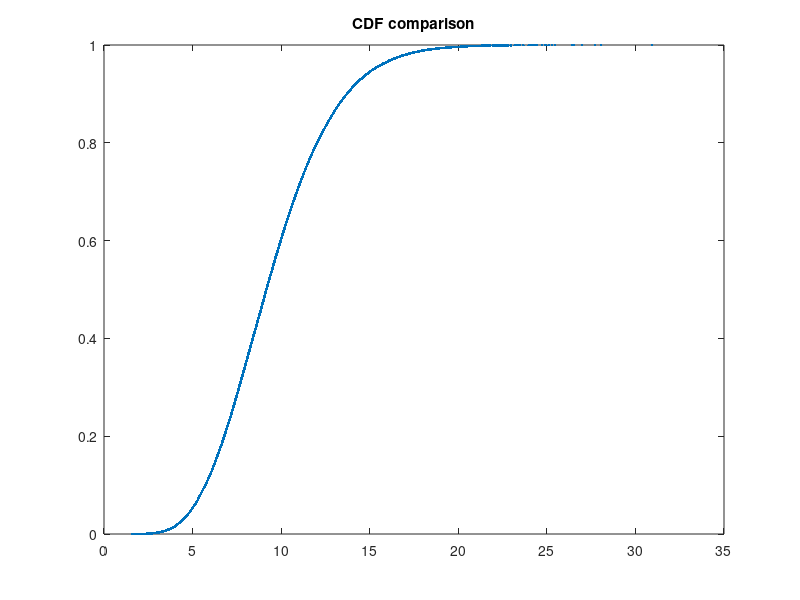

The MATLAB source for this figure: (Note: this script raises an error after producing the figure.)
clear all;
close all;
clc;
format long;

fID = fopen("TraceA-II.txt", 'r');
Tr = fscanf(fID, "%f\n",[1 Inf]);
Tr = Tr';

Dim = size(Tr, 1);
FirstMoment = mean(Tr)
SecondMoment = sum(Tr.^2)/Dim
ThirdMoment = sum(Tr.^3)/Dim
cv = std(Tr)/FirstMoment;
X_axes = (0:(floor(max(Tr))+1)*10)/10;
plot(sort(Tr), (1:Dim)/Dim, ".", 'DisplayName', 'Empirical');
title("CDF comparison");
hold on;


% Uniform
a = FirstMoment - sqrt(12*(SecondMoment - FirstMoment^2))/2;
b = FirstMoment + sqrt(12*(SecondMoment - FirstMoment^2))/2;
plot(X_axes, Unif_cdf(X_axes, [a,b]), "Red", 'DisplayName', 'Uniform');

% Exponential
lambdaExp = 1/FirstMoment;
plot(X_axes, Exp_cdf(X_axes, lambdaExp), "Green", 'DisplayName', 'Exponential');

% Erlang, deve avere cv <= 1
% cv = 1/(k^(1/2))
k = round((FirstMoment^2)/(SecondMoment-FirstMoment^2));
lambdaErl = k/FirstMoment;
plot(X_axes, Erlang_cdf(X_axes, [lambdaErl,k]), "Black", 'DisplayName', 'Erlang');
%plot(X_axes, cdf("Gamma", X_axes, k, 1/lambdaErl), "Yellow");

global M1
global M2
M1 = FirstMoment;
M2 = SecondMoment;

% Weibull
ParametersWeibull = fsolve(@(params)Weibull_momentsEquation(params), [1, 1]);
%plot(X_axes, cdf("Weibull", X_axes, ParametersWeibull(1), ParametersWeibull(2)), "Yellow");
plot(X_axes, Weibull_cdf(X_axes, [ParametersWeibull(1), ParametersWeibull(2)]), "Cyan", 'DisplayName', 'Weibull');

% Pareto
ParametersPareto = fsolve(@(params)Pareto_momentsEquation(params), [10, 10]);
plot(X_axes, Pareto_cdf(X_axes, [ParametersPareto(1), ParametersPareto(2)]), "Magenta", 'DisplayName', 'Pareto');

% Hyper exponential, deve avere cv >= 1
ParametersHyperExp = mle(Tr, "pdf", @(x, lambda1, lambda2, prob)HyperExp_pdf(x, [lambda1, lambda2, prob]), "Start", [0.8/FirstMoment, 1.2/FirstMoment, 0.4]);
%plot(X_axes, HyperExp_cdf(X_axes, ParametersHyperExp), "Yellow", 'DisplayName', 'HyperExp');

% Hypo exponential, deve avere cv < 1
% cv = ((lambda1^2 + lambda2^2)^(1/2)) / (lambda1+lambda2)
ParametersHypoExp = mle(Tr, "pdf", @(x, lambda1, lambda2)HypoExp_pdf(x, [lambda1, lambda2]), "Start", [1/(0.3*FirstMoment), 1/(0.7*FirstMoment)]);
plot(X_axes, HypoExp_cdf(X_axes, ParametersHypoExp), 'DisplayName', 'HypoExp');

legend;


figure;
plot(sort(Tr), (1:Dim)/Dim, ".", 'DisplayName', 'Empirical', 'Color', [0 1 0]);
title("CDF comparison");
hold on;
plot(X_axes, Erlang_cdf(X_axes, [lambdaErl,k]), "-", 'DisplayName', 'Erlang', 'Color', [0 0 0]);

legend;